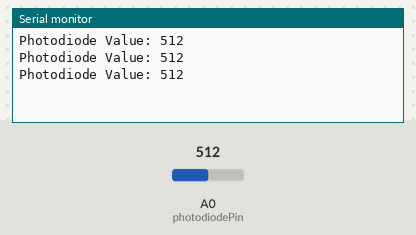
The sketch below on a simulated Arduino Uno, built with avr-gcc and run on an emulated ATmega328P. On the bench: the last lines printed to the serial monitor. The test bench sets the inputs (shaded band); at power-on: A0 (photodiodePin) = 512.

Above: at 1.3 s.
1.4 s: A0 (photodiodePin) set to 716
At 1.9 s:
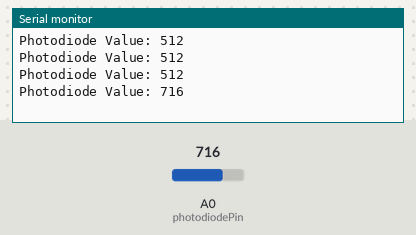
2.9 s: A0 (photodiodePin) set to 900
At 3.4 s:
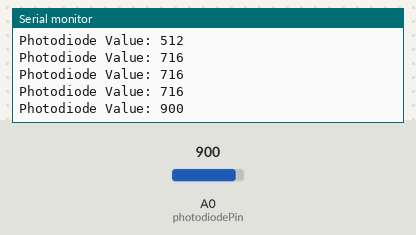
Timing chart, 0 to 5.9 s (numbered marks = the images above; inputs shaded):
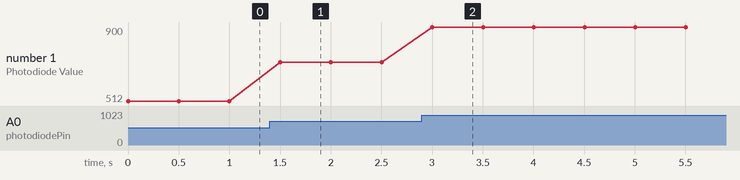

Measured:
- after the input at 1.4 s, the serial monitor: prints a new line after 0.10 s (image 1)
- after the input at 2.9 s, the serial monitor: prints a new line after 0.10 s (image 2)
- plotted number 1: 512 → 716 after the input at 1.4 s, 716 → 900 after the input at 2.9 s

The sketch:

interfacing_photodiode_with_arduino1.ino
```cpp
const int photodiodePin = A0;  // Photodiode connected to A0

void setup() {
    Serial.begin(9600);  // Start serial communication
}

void loop() {
    int sensorValue = analogRead(photodiodePin);  // Read analog value from photodiode
    Serial.print("Photodiode Value: ");
    Serial.println(sensorValue);  // Print value to serial monitor

    delay(500);  // Small delay for stability
}
```
